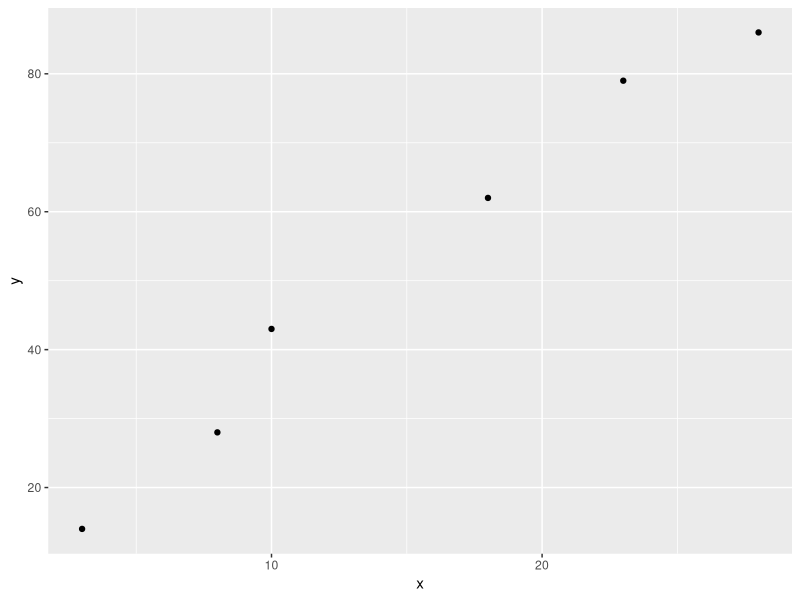
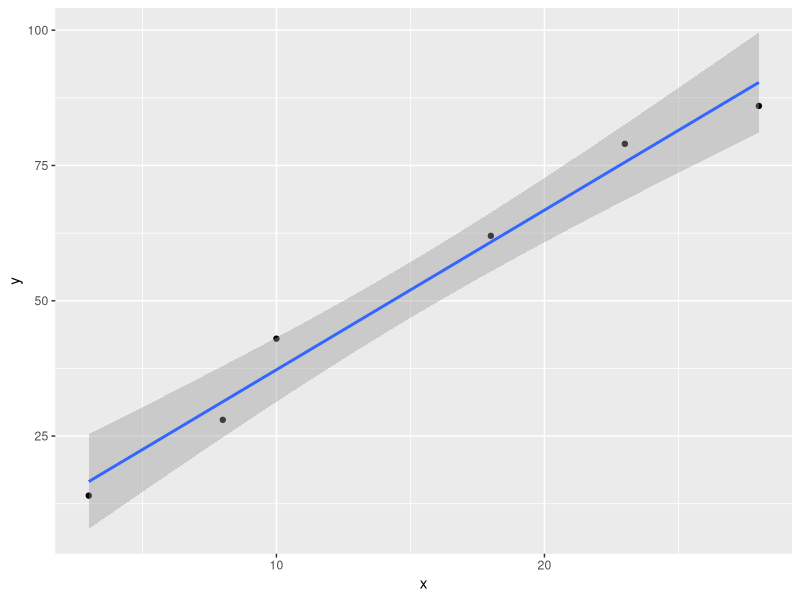
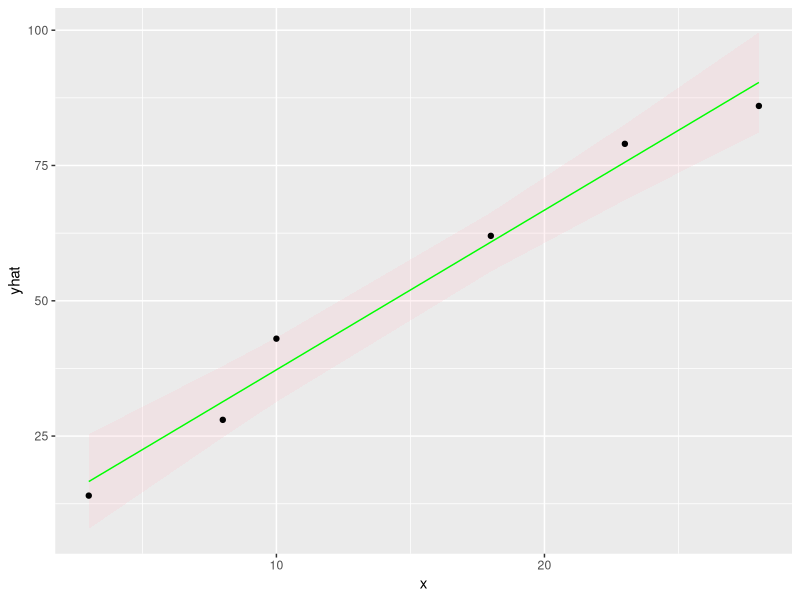
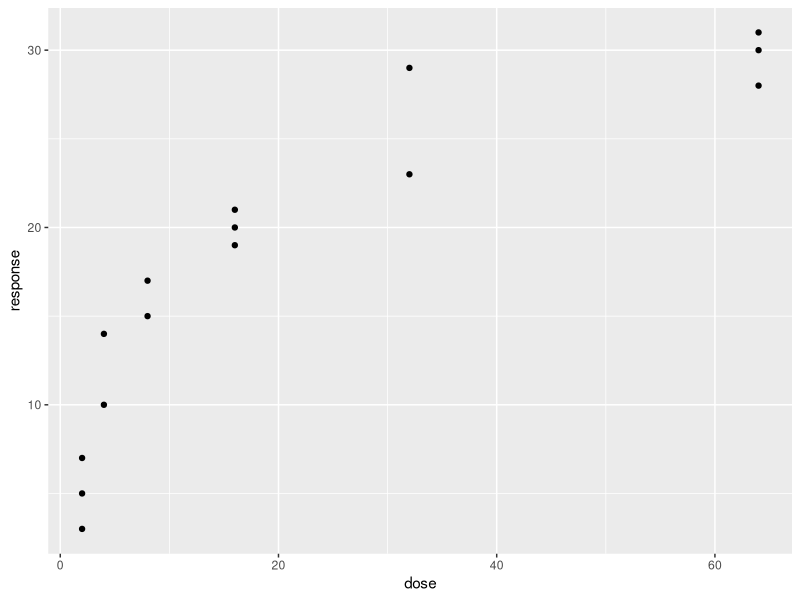
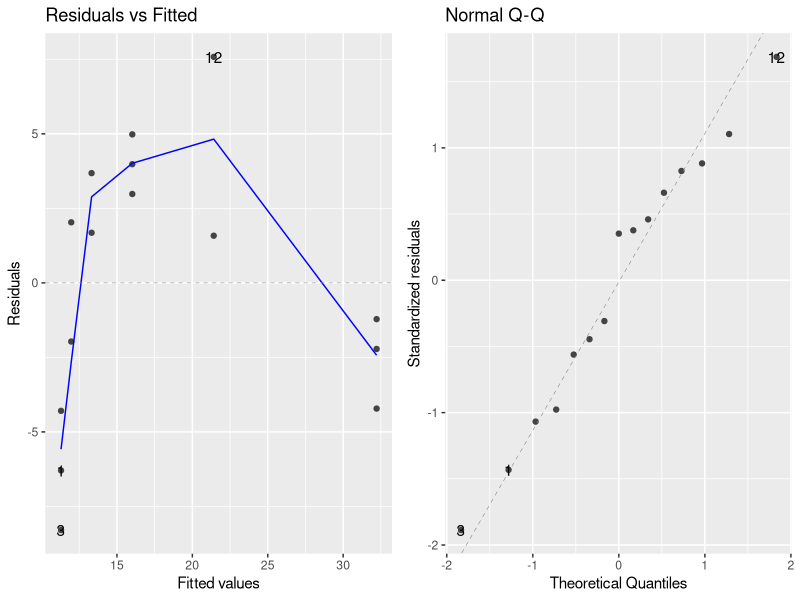
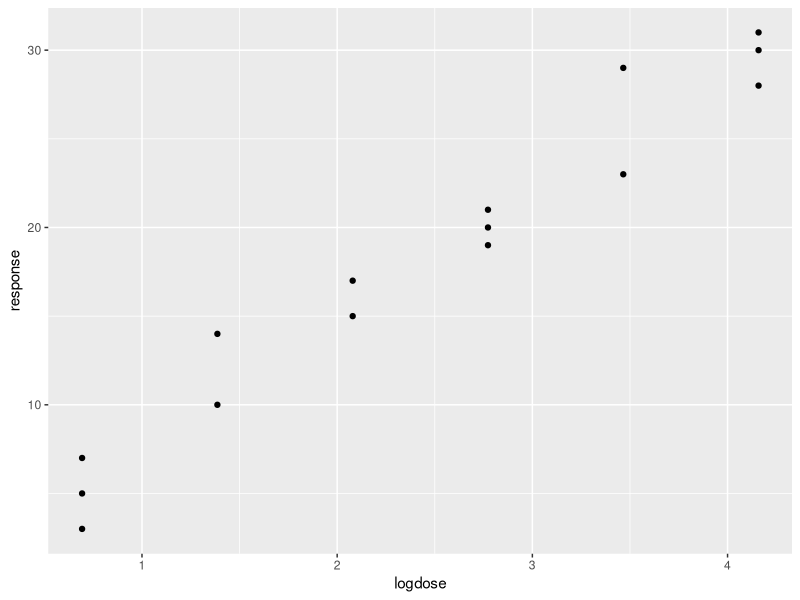
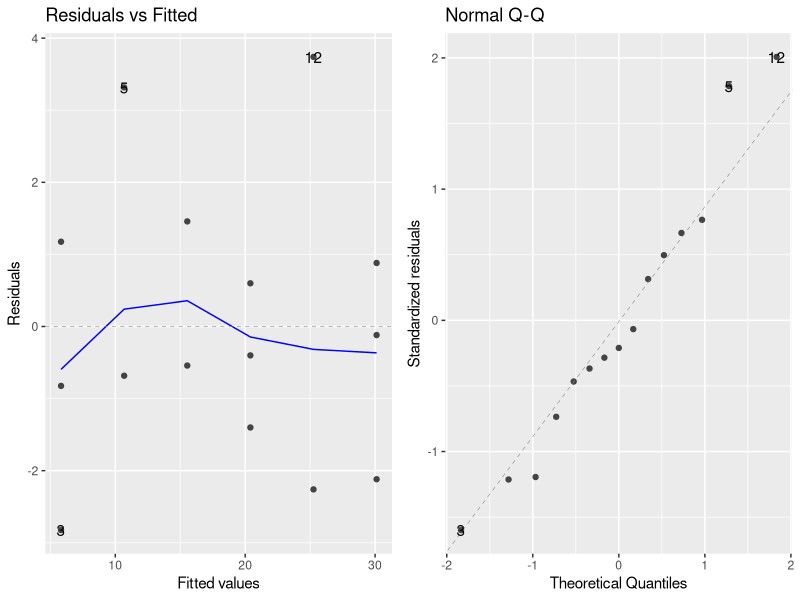

Here is the R script that generated these plots, in order:
## ---- chunk 1
library(car)
library(ggplot2)
library(dplyr)
library(ggfortify)
library(emmeans)
library(multcompView)
library(multcomp)
## ---- chunk 2
# read in the data
p1.data <- data.frame(
 x = c( 3, 8, 10, 18, 23, 28),
 y = c(14, 28, 43, 62, 79, 86) )

# make a nice graph
ggplot(p1.data, aes(x=x, y=y)) +
 geom_point()
## ---- chunk 3
p1.model <- lm(y ~ x, p1.data)
anova(p1.model)
predict(p1.model)
resid(p1.model)
summary(p1.model)
## ---- chunk 4
# 'x' here is the slope CI
confint(p1.model)
## ---- chunk 5
summary(p1.model)
# e. p = 0.000155, we can reject the null hypothesis
# f. R^2 = 0.9797
# g. typical distance = stddev = 4.551
## ---- chunk 6
# make a nice graph
ggplot(p1.data, aes(x=x, y=y)) +
 geom_point() +
 geom_smooth(method='lm')
# Often I want to create the confidence region myself (perhaps to use a prediction
# interval instead of a confidence interval), and we could use the following code:
p1.data2 <- p1.data %>%
 mutate( yhat = predict(p1.model),
 lwr = predict(p1.model, interval='confidence')[,2],
 upr = predict(p1.model, interval='confidence')[,3] )
# make a nice graph
ggplot(p1.data2, aes(x=x)) +
 geom_ribbon( aes(ymin=lwr, ymax=upr), fill='pink', alpha=.2 ) +
 geom_line( aes( y=yhat), color='green' ) +
 geom_point( aes( y=y ), color='black' )
## ---- chunk 7
drug.data <- data.frame(
 dose = c(2,2,2,4,4,8,8,16,16,16,32,32,64,64,64),
 response = c(5,7,3,10,14,15,17,20,21,19,23,29,28,31,30) )
ggplot(drug.data) +
  geom_point(aes(x=dose, y=response))


drug.model <- lm(response ~ dose, drug.data)
autoplot(drug.model, which=c(1,2))
## ---- chunk 8
# i
drug.data <- drug.data %>% mutate(logdose = log(dose))
ggplot(drug.data) +
  geom_point(aes(x=logdose, y=response))
# A linear model seems appropriate

# ii
drug.model <- lm(response ~ logdose, drug.data)

# iii
autoplot(drug.model, which=c(1,2))
# The residuals have far less curvature, so the linear model seems appropriate.

# iv
shapiro.test(resid(drug.model))
# The model appears to be Normally Distributed

# v
# slope = 7

# vi
confint(drug.model)
